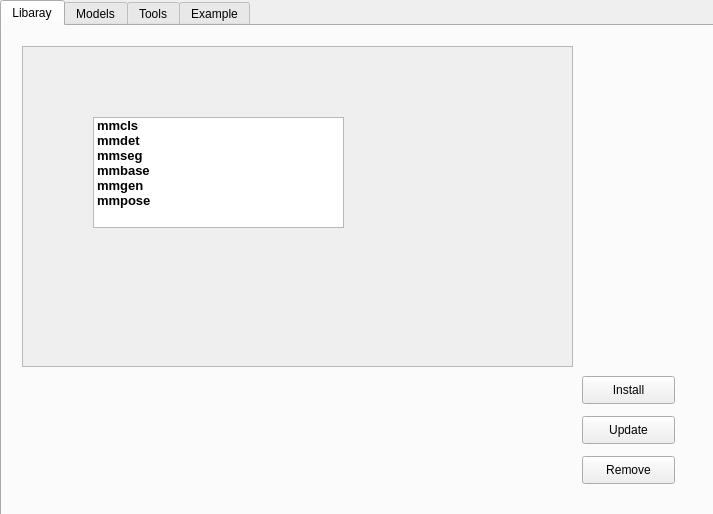
<?xml version="1.0" encoding="UTF-8"?>
<ui version="4.0">
 <class>Form</class>
 <widget class="QWidget" name="Form">
  <property name="geometry">
   <rect>
    <x>0</x>
    <y>0</y>
    <width>713</width>
    <height>514</height>
   </rect>
  </property>
  <property name="windowTitle">
   <string>Form</string>
  </property>
  <widget class="QTabWidget" name="tabWidget">
   <property name="geometry">
    <rect>
     <x>0</x>
     <y>0</y>
     <width>721</width>
     <height>521</height>
    </rect>
   </property>
   <property name="currentIndex">
    <number>0</number>
   </property>
   <widget class="QWidget" name="Libaray">
    <attribute name="title">
     <string>Libaray</string>
    </attribute>
    <widget class="QScrollArea" name="scrollArea">
     <property name="geometry">
      <rect>
       <x>20</x>
       <y>20</y>
       <width>551</width>
       <height>321</height>
      </rect>
     </property>
     <property name="widgetResizable">
      <bool>true</bool>
     </property>
     <widget class="QWidget" name="scrollAreaWidgetContents">
      <property name="geometry">
       <rect>
        <x>0</x>
        <y>0</y>
        <width>549</width>
        <height>319</height>
       </rect>
      </property>
      <widget class="QListWidget" name="listWidget">
       <property name="geometry">
        <rect>
         <x>70</x>
         <y>70</y>
         <width>251</width>
         <height>111</height>
        </rect>
       </property>
       <item>
        <property name="text">
         <string>mmcls</string>
        </property>
        <property name="font">
         <font>
          <pointsize>10</pointsize>
          <weight>75</weight>
          <bold>true</bold>
         </font>
        </property>
       </item>
       <item>
        <property name="text">
         <string>mmdet</string>
        </property>
        <property name="font">
         <font>
          <pointsize>10</pointsize>
          <weight>75</weight>
          <bold>true</bold>
         </font>
        </property>
       </item>
       <item>
        <property name="text">
         <string>mmseg</string>
        </property>
        <property name="font">
         <font>
          <pointsize>10</pointsize>
          <weight>75</weight>
          <bold>true</bold>
         </font>
        </property>
       </item>
       <item>
        <property name="text">
         <string>mmbase</string>
        </property>
        <property name="font">
         <font>
          <pointsize>10</pointsize>
          <weight>75</weight>
          <bold>true</bold>
         </font>
        </property>
       </item>
       <item>
        <property name="text">
         <string>mmgen</string>
        </property>
        <property name="font">
         <font>
          <pointsize>10</pointsize>
          <weight>75</weight>
          <bold>true</bold>
         </font>
        </property>
       </item>
       <item>
        <property name="text">
         <string>mmpose</string>
        </property>
        <property name="font">
         <font>
          <pointsize>10</pointsize>
          <weight>75</weight>
          <bold>true</bold>
         </font>
        </property>
       </item>
      </widget>
     </widget>
    </widget>
    <widget class="QPushButton" name="pushButton">
     <property name="geometry">
      <rect>
       <x>580</x>
       <y>350</y>
       <width>93</width>
       <height>28</height>
      </rect>
     </property>
     <property name="text">
      <string>Install</string>
     </property>
    </widget>
    <widget class="QPushButton" name="pushButton_2">
     <property name="geometry">
      <rect>
       <x>580</x>
       <y>390</y>
       <width>93</width>
       <height>28</height>
      </rect>
     </property>
     <property name="text">
      <string>Update</string>
     </property>
    </widget>
    <widget class="QPushButton" name="pushButton_3">
     <property name="geometry">
      <rect>
       <x>580</x>
       <y>430</y>
       <width>93</width>
       <height>28</height>
      </rect>
     </property>
     <property name="text">
      <string>Remove</string>
     </property>
    </widget>
   </widget>
   <widget class="QWidget" name="Models">
    <attribute name="title">
     <string>Models</string>
    </attribute>
   </widget>
   <widget class="QWidget" name="Tools">
    <attribute name="title">
     <string>Tools</string>
    </attribute>
   </widget>
   <widget class="QWidget" name="Example">
    <attribute name="title">
     <string>Example</string>
    </attribute>
   </widget>
  </widget>
 </widget>
 <resources/>
 <connections/>
</ui>
